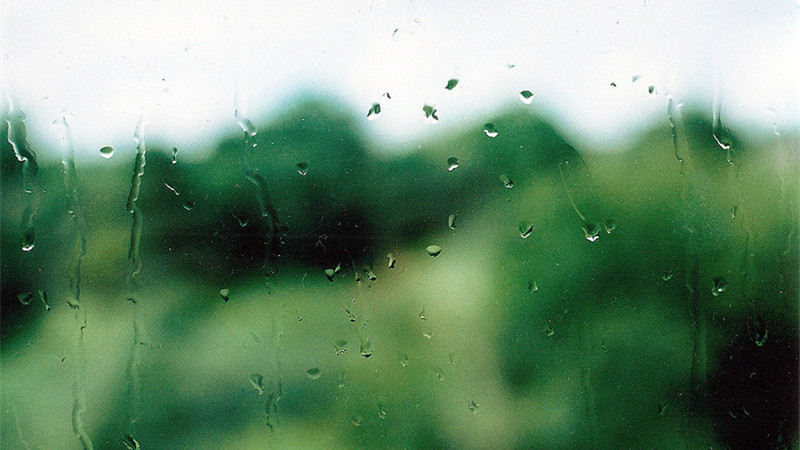
//> input picture opencv_base/IOU/rain.jpg, 800 x 450 px
$ ./main ../opencv_base/IOU/rain.jpg ../opencv_base/IOU/rain.jpg ../opencv_base/IOU/rain.jpg   (built with g++ and OpenCV 4)
//> lines starting //> are read from the running program, lines starting //| are printed output that depends on the picture
#include "opencv2/core/core.hpp"
#include "opencv2/imgproc/imgproc.hpp"
#include "opencv2/highgui/highgui.hpp"
#include <iostream>
#include <stdlib.h>
#include <stdio.h>

using namespace cv;
using namespace std;

#if 0
static Mat my_histImage(Mat src)
{
	//1,split R G B channels
	vector<Mat> rgb_planes;
	split(src,rgb_planes);


	//2,set the number of bin;
	int histSize = 256;

	//3,range
	float range[]= {0,255};
	const float *histRange = {range};

	//4, calcHist
	bool uniform = true;
	bool accumulate = false;

	Mat r_hist,g_hist,b_hist;

	calcHist(&rgb_planes[0],1,0,Mat(),b_hist,1,&histSize,&histRange,uniform,accumulate);
	calcHist(&rgb_planes[1],1,0,Mat(),g_hist,1,&histSize,&histRange,uniform,accumulate);
	calcHist(&rgb_planes[2],1,0,Mat(),r_hist,1,&histSize,&histRange,uniform,accumulate);

	//5 hist graph
	int hist_w = 400;
	int hist_h = 400;
	int bin_w = cvRound((double)(hist_w)/histSize);

	Mat histImage(hist_w,hist_h,CV_8UC3,Scalar(0,0,0));

	normalize(r_hist,r_hist,0,histImage.rows,NORM_MINMAX,-1,Mat());
	normalize(g_hist,g_hist,0,histImage.rows,NORM_MINMAX,-1,Mat());
	normalize(b_hist,b_hist,0,histImage.rows,NORM_MINMAX,-1,Mat());

	for(int i = 1; i < histSize; i++){
		line(histImage,Point(bin_w*(i - 1),hist_h - cvRound(r_hist.at<float>(i - 1))), \
			       Point(bin_w*i ,hist_h - cvRound(r_hist.at<float>(i))),		\
			       Scalar(0,0,255),2,8,0);
		line(histImage,Point(bin_w*(i - 1),hist_h - cvRound(g_hist.at<float>(i - 1))),\
			       Point(bin_w*i ,hist_h - cvRound(g_hist.at<float>(i))), \
			       Scalar(0,255,0),2,8,0);
		line(histImage,Point(bin_w*(i - 1),hist_h - cvRound(b_hist.at<float>(i - 1))),\
			       Point(bin_w*i ,hist_h - cvRound(b_hist.at<float>(i))),\
			       Scalar(255,0,0),2,8,0);
	}

	return histImage;
}

static Mat my_grayhistImage(Mat src)
{

	//1,set the number of bin;
	int histSize = 256;

	//2,range
	float range[]= {0,255};
	const float *histRange = {range};

	//3, calcHist
	bool uniform = true;
	bool accumulate = false;

	Mat hist;

	calcHist(&src,1,0,Mat(),hist,1,&histSize,&histRange,uniform,accumulate);

	//5 hist graph
	int hist_w = 400;
	int hist_h = 400;
	int bin_w = cvRound((double)(hist_w)/histSize);

	Mat histImage(hist_w,hist_h,CV_8UC3,Scalar(0,0,0));

	normalize(hist,hist,0,histImage.rows,NORM_MINMAX,-1,Mat());

	for(int i = 1; i < histSize; i++){
		line(histImage,Point(bin_w*(i - 1),hist_h - cvRound(hist.at<float>(i - 1))), \
			       Point(bin_w*i ,hist_h - cvRound(hist.at<float>(i))),		\
			       Scalar(255,255,255),2,8,0);
	}

	return histImage;
}
#endif


int main(int argc, char ** argv)
{

#if 0
	Mat src,dst,src_histImage,dst_histImage;

	src = imread(argv[1],1);
	if(!src.data){
		printf("imread error\n");
		return -1;
	}


	cvtColor(src,src,CV_BGR2GRAY);
	imshow("src",src);

	src_histImage = my_grayhistImage(src);
	imshow("src Hist",src_histImage);

#if 1

	equalizeHist(src,dst);

	imshow("equalizeHist window",dst);
	dst_histImage = my_grayhistImage(dst);

	imshow("dst Hist",dst_histImage);

#endif
#endif
	Mat src_base,  hsv_base;
	Mat src_test1, hsv_test1;
	Mat src_test2, hsv_test2;
	Mat hsv_half_down;

	if(argc < 4){
		printf("./test 1.jpg 2.jpg 3.jpg\n");
	}

	src_base = imread(argv[1],1);
//> src_base is the input picture: 450 rows x 800 cols, CV_8UC3; mean B, G, R 113.5, 142, 109.7
	src_test1 = imread(argv[2],1);
	src_test2 = imread(argv[3],1);

	if(!(src_base.data && src_test1.data && src_test2.data)){
		printf("load error\n");
	}

	cvtColor(src_base,hsv_base,CV_BGR2HSV);
//> hsv_base: 450 rows x 800 cols, CV_8UC3; mean H, S, V 67.5, 94.4, 142.5
	cvtColor(src_test1,hsv_test1,CV_BGR2HSV);
	cvtColor(src_test2,hsv_test2,CV_BGR2HSV);

	hsv_half_down = hsv_base(Range(hsv_base.rows/2, hsv_base.rows-1),Range(0,hsv_base.cols-1));
//> hsv_half_down: 224 rows x 799 cols, CV_8UC3; mean H, S, V 63.8, 127.6, 97.4

	int h_bins = 30, s_bins = 32;
	int histSize[] = {h_bins,s_bins};

	float h_ranges[] = {0,256};
	float s_ranges[] = {0,180};

	const float *rangs[] = {h_ranges,s_ranges};

	int channels[] = {0,1};

	Mat hist_base;
	Mat hist_half_down;
	Mat hist_test1;
	Mat hist_test2;

	calcHist(&hsv_base,1,channels, Mat(), hist_base,2,histSize,rangs,true,false);
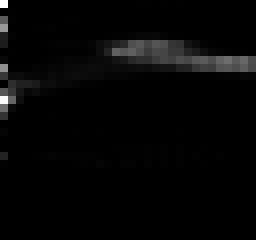
//> hist_base: 30 rows x 32 cols, CV_32FC1 (shown 8 times larger); min 0, max 14357, mean 342.7; drawn with min black and max white
	normalize(hist_base,hist_base,0,1,NORM_MINMAX,-1,Mat());

	calcHist(&hsv_half_down,1,channels, Mat(), hist_half_down,2,histSize,rangs,true,false);
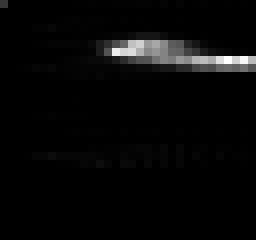
//> hist_half_down: 30 rows x 32 cols, CV_32FC1 (shown 8 times larger); min 0, max 5421, mean 166.3; drawn with min black and max white
	normalize(hist_half_down,hist_half_down,0,1,NORM_MINMAX,-1,Mat());

	calcHist(&hsv_test1,1,channels, Mat(), hist_test1,2,histSize,rangs,true,false);
	normalize(hist_test1,hist_test1,0,1,NORM_MINMAX,-1,Mat());

	calcHist(&hsv_test2,1,channels, Mat(), hist_test2,2,histSize,rangs,true,false);
	normalize(hist_test2,hist_test2,0,1,NORM_MINMAX,-1,Mat());

	for(int i = 0; i < 4; i++){
		int compare_method = i;
		double base_base = compareHist(hist_base,hist_base,compare_method);
		double base_half = compareHist(hist_base,hist_half_down,compare_method);
		double base_test1 = compareHist(hist_base,hist_test1,compare_method);
		double base_test2 = compareHist(hist_base,hist_test2,compare_method);

		printf("Method = %d, base-base = %f, base_half = %f, base_test1 = %f, base_test2 = %f\n",compare_method,base_base,base_half,base_test1,base_test2);
	}
//> this loop made 4 passes
//> (base_base, base_half, base_test1, base_test2) on passes 1 to 3: (1, 0.702, 1, 1), (0, 23.34, 0, 0), (22.91, 15.47, 22.91, 22.91)
//> (base_half, base_test2) on pass 4: (0.405, 1.05e-08)
//| Method = 0, base-base = 1.000000, base_half = 0.701911, base_test1 = 1.000000, base_test2 = 1.000000
//| Method = 1, base-base = 0.000000, base_half = 23.338441, base_test1 = 0.000000, base_test2 = 0.000000
//| Method = 2, base-base = 22.914189, base_half = 15.466559, base_test1 = 22.914189, base_test2 = 22.914189
//| Method = 3, base-base = 0.000000, base_half = 0.404816, base_test1 = 0.000000, base_test2 = 0.000000

	printf("Done\n");


   	waitKey(0);

    return 0;
}
